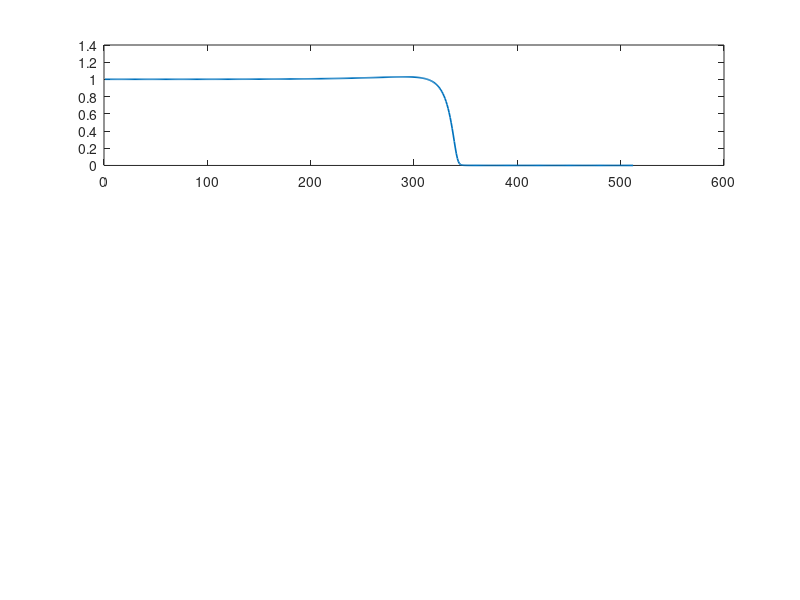

Write the MATLAB code that produced this figure. (Note: this script raises an error after producing the figure.)

%% Debug 205 Hz - Full Cochlear Cascade

clear; clc; close all;

%% Parameters

n = 512;
Qp = 8;
Qz = 16;
fs = 16000;
dx = 0.00684;
f_test = 205;

% Parameter matrix indices
dist_idx = 1;
fp_idx = 2;
fn_idx = 3;
bwp_idx = 4;
bwz_idx = 5;

% Digital parameter indices
theta_p_idx = 1;
theta_z_idx = 2;
dbwp_idx = 3;
dbwz_idx = 4;

% Coefficient indices
Gp_idx = 1;
b1_idx = 2;
b2_idx = 3;
Gz_idx = 4;
a1_idx = 5;
a2_idx = 6;

params = zeros(n, 5);
digi = zeros(n, 4);
coeff = zeros(n, 6);


%% Frequency Calculations

params(:, dist_idx) = (0:n-1)' * dx;
params(:, fp_idx) = 7500 * 10.^(-0.667 * params(:, dist_idx));

params(1, fn_idx) = 7580;

for i = 2:n
    params(i, fn_idx) = params(i-1, fp_idx) * 0.985;
end


%% Bandwidth Calculations

for i = 1:n
    params(i, bwp_idx) = params(i, fp_idx) / Qp;
    params(i, bwz_idx) = params(i, fn_idx) / Qz;

    digi(i, theta_p_idx) = 2*pi*params(i, fp_idx)/fs;
    digi(i, theta_z_idx) = 2*pi*params(i, fn_idx)/fs;

    digi(i, dbwp_idx) = 2*pi*params(i, bwp_idx)/fs;
    digi(i, dbwz_idx) = 2*pi*params(i, bwz_idx)/fs;
end


%% Coefficient Calculations

for i = 1:n
    rp = 1 - digi(i, dbwp_idx)/2;
    rz = 1 - digi(i, dbwz_idx)/2;

    coeff(i, b1_idx) = 2*rp*cos(digi(i, theta_p_idx));
    coeff(i, b2_idx) = rp^2;

    coeff(i, a1_idx) = 2*rz*cos(digi(i, theta_z_idx));
    coeff(i, a2_idx) = rz^2;

    coeff(i, Gp_idx) = 1 - coeff(i, b1_idx) + coeff(i, b2_idx);
    coeff(i, Gz_idx) = 1 / (1 - coeff(i, a1_idx) + coeff(i, a2_idx));
end


%% Steady-State Transfer Functions at 205 Hz

% Evaluate each section at z^-1 = exp(-j*omega)
z_inv = exp(-1j * 2*pi*f_test/fs);

Hp = zeros(1, n);
Hz = zeros(1, n);
Hdisp = zeros(1, n);
Hpressure = zeros(1, n);

H_previous = 1;

for i = 1:n

    Hp(i) = coeff(i, Gp_idx) / ...
        (1 - coeff(i, b1_idx)*z_inv + coeff(i, b2_idx)*z_inv^2);

    Hz(i) = coeff(i, Gz_idx) * ...
        (1 - coeff(i, a1_idx)*z_inv + coeff(i, a2_idx)*z_inv^2);

    % Displacement measured after pole stage
    Hdisp(i) = H_previous * Hp(i);

    % Pressure passed to next section
    H_previous = Hdisp(i) * Hz(i);
    Hpressure(i) = H_previous;
end


%% Gain Between Consecutive Sections

% |displacement(i+1)| / |displacement(i)|
gain_ratio = abs(Hz(1:end-1) .* Hp(2:end));

% Second spatial difference of complex frequency responses
Hdiff2 = Hdisp(1:end-2) - 2*Hdisp(2:end-1) + Hdisp(3:end);

% Find expected and actual peaks
[~, expected_filter] = min(abs(params(:, fp_idx) - f_test));
[~, disp_peak] = max(abs(Hdisp));
[~, diff_peak] = max(abs(Hdiff2));

fprintf('Input frequency: %.2f Hz\n', f_test);
fprintf('Qp = %g, Qz = %g\n', Qp, Qz);

fprintf('Nominal nearest channel: %d (%.2f Hz)\n', ...
    expected_filter, params(expected_filter, fp_idx));

fprintf('Displacement peak: %d (%.2f Hz nominal)\n', ...
    disp_peak, params(disp_peak, fp_idx));

fprintf('Second-difference peak: %d (%.2f Hz nominal)\n', ...
    diff_peak, params(diff_peak, fp_idx));


%% Figure 1 - Trace Where Response Begins to Decay

figure;

% displacement magnitude
subplot(3, 1, 1);
plot(1:n, abs(Hdisp), 'LineWidth', 1.2);
hold on;

xline(expected_filter, '--r', '205 Hz channel');
xline(disp_peak, '--k', 'Displacement peak');

hold off;
xlim([300 365]);
grid on;

ylabel('|D_i(205 Hz)|');
title('Steady-State Displacement Magnitude');


% gain between consecutive sections
subplot(3, 1, 2);
plot(1:n-1, gain_ratio, 'LineWidth', 1.2);
hold on;

yline(1, '--k', 'Unity gain');
xline(expected_filter, '--r');

hold off;
xlim([300 365]);
grid on;

ylabel('|D_{i+1}| / |D_i|');
title('Gain Between Consecutive Sections');


% second spatial difference
subplot(3, 1, 3);
plot(1:n-2, abs(Hdiff2), 'LineWidth', 1.2);
hold on;

xline(expected_filter, '--r', '205 Hz channel');
xline(diff_peak, '--k', 'Spatial peak');

hold off;
xlim([300 365]);
grid on;

xlabel('Filter Number');
ylabel('|Second Difference|');
title('Steady-State Second Spatial Difference');


%% Time-Domain Verification

% Generate pure 205 Hz sinusoid
N = fs;
sample_idx = (0:N-1)';

x = sin(2*pi*f_test*sample_idx/fs);

displacement = zeros(N, n);

y = x;

for i = 1:n

    b = coeff(i, Gz_idx) * ...
        [1, -coeff(i, a1_idx), coeff(i, a2_idx)];

    a = [1, -coeff(i, b1_idx), coeff(i, b2_idx)];

    y = filter(coeff(i, Gp_idx), a, y);
    displacement(:, i) = y;

    y = filter(b, 1, y);
end


%% Two Spatial Differentiations

spatial_diff1 = displacement(:, 1:end-1) - displacement(:, 2:end);
spatial_diff2 = spatial_diff1(:, 1:end-1) - spatial_diff1(:, 2:end);


%% Inner Hair Cell Model

fc = 30;
c_0 = exp(-2*pi*fc/fs);

% Half-wave rectification
e_matrix = max(spatial_diff2, 0);

% Low-pass filtering
energy = filter(1-c_0, [1, -c_0], e_matrix);


%% Calculate RMS and Mean Responses

% Use settled samples to avoid initial transients
settled = round(0.5*fs):round(0.9*fs);

disp_rms = sqrt(mean(displacement(settled, :).^2, 1));

diff_rms = sqrt(mean(spatial_diff2(settled, :).^2, 1));

energy_mean = mean(energy(settled, :), 1);

[~, ihc_peak] = max(energy_mean);

fprintf('Mean hair-cell peak: %d (%.2f Hz nominal)\n', ...
    ihc_peak, params(ihc_peak, fp_idx));


%% Figure 2 - Time Domain Verification

figure;

% Displacement RMS
subplot(3, 1, 1);
plot(1:n, disp_rms);
hold on;

xline(expected_filter, '--r', '205 Hz channel');

hold off;
xlim([300 365]);
grid on;

ylabel('RMS');
title('Displacement RMS');


% Second spatial difference RMS
subplot(3, 1, 2);
plot(1:n-2, diff_rms);
hold on;

xline(expected_filter, '--r', '205 Hz channel');

hold off;
xlim([300 365]);
grid on;

ylabel('RMS');
title('Second Spatial Difference RMS');


% Inner hair cell output
subplot(3, 1, 3);
plot(1:n-2, energy_mean);
hold on;

xline(expected_filter, '--r', '205 Hz channel');
xline(ihc_peak, '--k', 'Hair-cell peak');

hold off;
xlim([300 365]);
grid on;

xlabel('Filter Number');
ylabel('Mean Energy');
title('Mean Inner Hair Cell Output');
